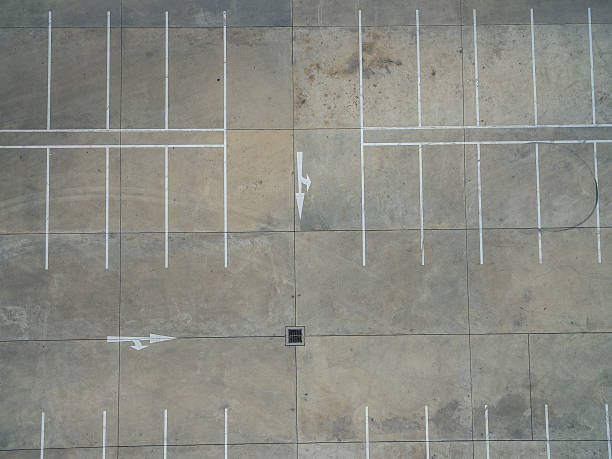
#> input picture Mini-Project/Mini_project_images/easy/easy.jpg, 612 x 459 px; its folder holds only this picture in this run
$ python -i mini-project.py   (imports and definitions only)
#> lines starting #> are read from the running program, lines starting #| are printed output that depends on the picture; after the words box and inside, x2 and y2 are one past the last pixel; in counts of white or black regions, pixels touching at a corner belong together
#> further down, picture is the input picture: shape (459, 612, 3); mean B, G, R 131.1, 138.4, 137.9
from PIL import Image
import os
from glob import glob
from matplotlib import pyplot as plt
import cv2
import numpy as np

image_dir = 'c:/Users/Patrick/Documents/EmbeddedImageProcessing/Mini-Project/Mini_project_images/easy/*'
image_files = [file for file in glob(image_dir, recursive=True) if file.endswith(('.jpg', '.png'))]

# [103 lines left out: functions drawLine, draw_lines, hough_lines, preprocess_image, standardize_image, not called in this run]

def process_parking_image(img):
    fig, axes = plt.subplots(3, 3, figsize=(12, 24))

    # 1. Convert to HSV
    hsv = cv2.cvtColor(img, cv2.COLOR_BGR2HSV)
#> hsv: shape (459, 612, 3); mean H, S, V 39.4, 17.5, 139.8

    # Define range for white color in HSV
    lower_white = np.array([0, 0, 200])
    upper_white = np.array([170, 60, 255])

    # Create mask for white colors
    white_mask = cv2.inRange(hsv, lower_white, upper_white)
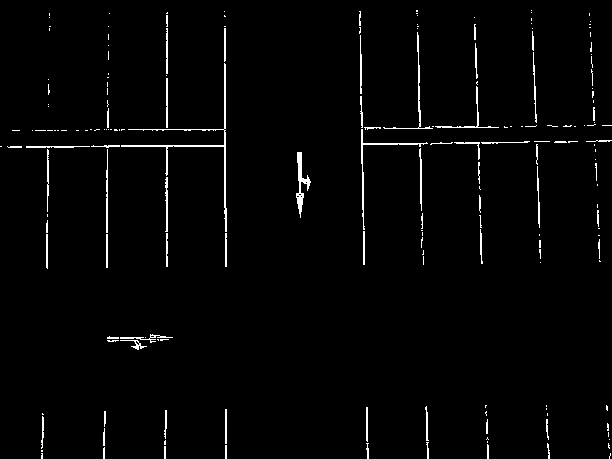
#> white_mask: shape (459, 612); 2% white in thin lines or dots

    # Convert the image to binary (0 and 255)
    _, binary = cv2.threshold(white_mask, 50, 255, cv2.THRESH_BINARY)

    axes[0][0].imshow(binary, cmap='gray')
    axes[0][0].set_title('Binary Image')
    axes[0][0].axis('off')

    # Get car blobs using opening
    kernel = cv2.getStructuringElement(cv2.MORPH_RECT, (3,3))
    car_blobs = cv2.morphologyEx(binary, cv2.MORPH_OPEN, kernel, iterations=5)
#> car_blobs: shape (459, 612); every value is 0

    axes[0][1].imshow(car_blobs, cmap='gray')
    axes[0][1].set_title('Car Blobs')
    axes[0][1].axis('off')

    #Dilate to show the cars more clearly before subtraction
    kernel_vertical = cv2.getStructuringElement(cv2.MORPH_RECT, (7,7))
    dilated = cv2.dilate(car_blobs, kernel_vertical, iterations=5)

    # Subtract car blobs from binary image
    lines_only = cv2.subtract(binary, dilated)

    axes[0][2].imshow(lines_only, cmap='gray')
    axes[0][2].set_title('Lines After Subtraction')
    axes[0][2].axis('off')

    kernel_vertical = cv2.getStructuringElement(cv2.MORPH_RECT, (7,3))
    parking_area = cv2.dilate(lines_only, kernel_vertical, iterations=15)
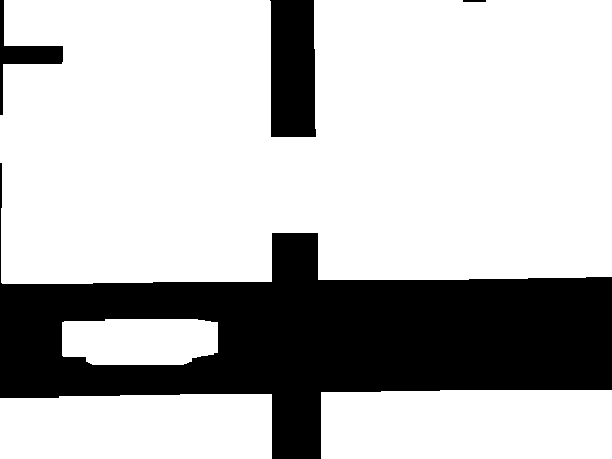
#> parking_area: shape (459, 612); 73.3% white; 4 black regions, box (x1, y1, x2, y2) and area: (0, 163, 612, 459) 67589, (270, 0, 316, 137) 5988, (0, 0, 63, 115) 1469, (463, 0, 486, 2) 46

    axes[1][0].imshow(dilated, cmap='gray')
    axes[1][0].set_title('Vertical Dilation')
    axes[1][0].axis('off')


    axes[1][1].imshow(cv2.cvtColor(parking_area, cv2.COLOR_BGR2RGB))
    axes[1][1].set_title('Final Line Detection')
    axes[1][1].axis('off')

    # Hide unused subplots
    axes[1][2].axis('off')
    axes[2][0].axis('off')
    axes[2][1].axis('off')
    axes[2][2].axis('off')

    plt.tight_layout()
    plt.show()
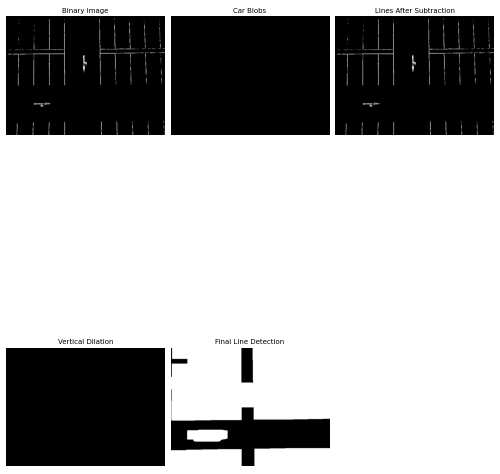
#> figure drawn by matplotlib, 5 panels

    return parking_area

>>> import cv2
>>> picture = cv2.imread('Mini_project_images/easy/easy.jpg')
>>> result = process_parking_image(picture)

$ run again, on Mini-Project/Mini_project_images/easy/29.png
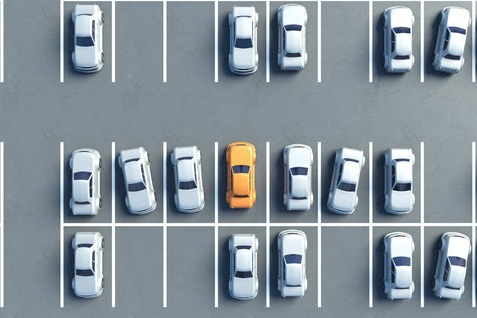
#> input picture Mini-Project/Mini_project_images/easy/29.png, 477 x 318 px
#> picture is the input picture: shape (318, 477, 3); mean B, G, R 156.5, 148.2, 136.7
#> hsv: shape (318, 477, 3); mean H, S, V 100.3, 42.2, 157.8
#> in process_parking_image, `white_mask = cv2.inRange(hsv, lower_white, upper_white)`:
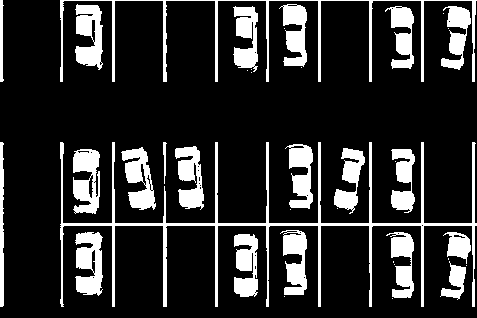
#> white_mask: shape (318, 477); 17.4% white; 38 white regions (16 under 20 px), largest, box (x1, y1, x2, y2) and area: (60, 142, 477, 307) 5266, (60, 0, 477, 82) 2568, (75, 232, 103, 296) 1303
#> car_blobs: shape (318, 477); 7.6% white; 33 white regions, largest, box (x1, y1, x2, y2) and area: (73, 153, 99, 171) 452, (283, 235, 306, 254) 432, (289, 148, 312, 167) 427
#> dilated: shape (318, 477); 39.5% white; 9 white regions, largest, box (x1, y1, x2, y2) and area: (219, 133, 375, 311) 16001, (58, 138, 218, 223) 11446, (376, 147, 428, 301) 7585
#> lines_only: shape (318, 477); 3.1% white; 32 white regions (16 under 20 px), largest, box (x1, y1, x2, y2) and area: (60, 196, 223, 307) 1300, (60, 0, 268, 82) 873, (0, 142, 4, 307) 602
#> in process_parking_image, `parking_area = cv2.dilate(lines_only, kernel_vertical, iterations=15)`:
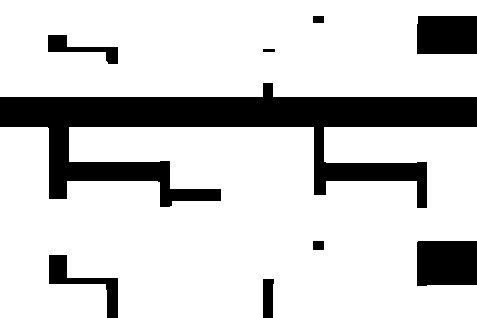
#> parking_area: shape (318, 477); 80.9% white; 9 black regions, largest, box (x1, y1, x2, y2) and area: (0, 83, 477, 208) 21512, (417, 241, 477, 286) 2649, (417, 16, 477, 54) 2272
